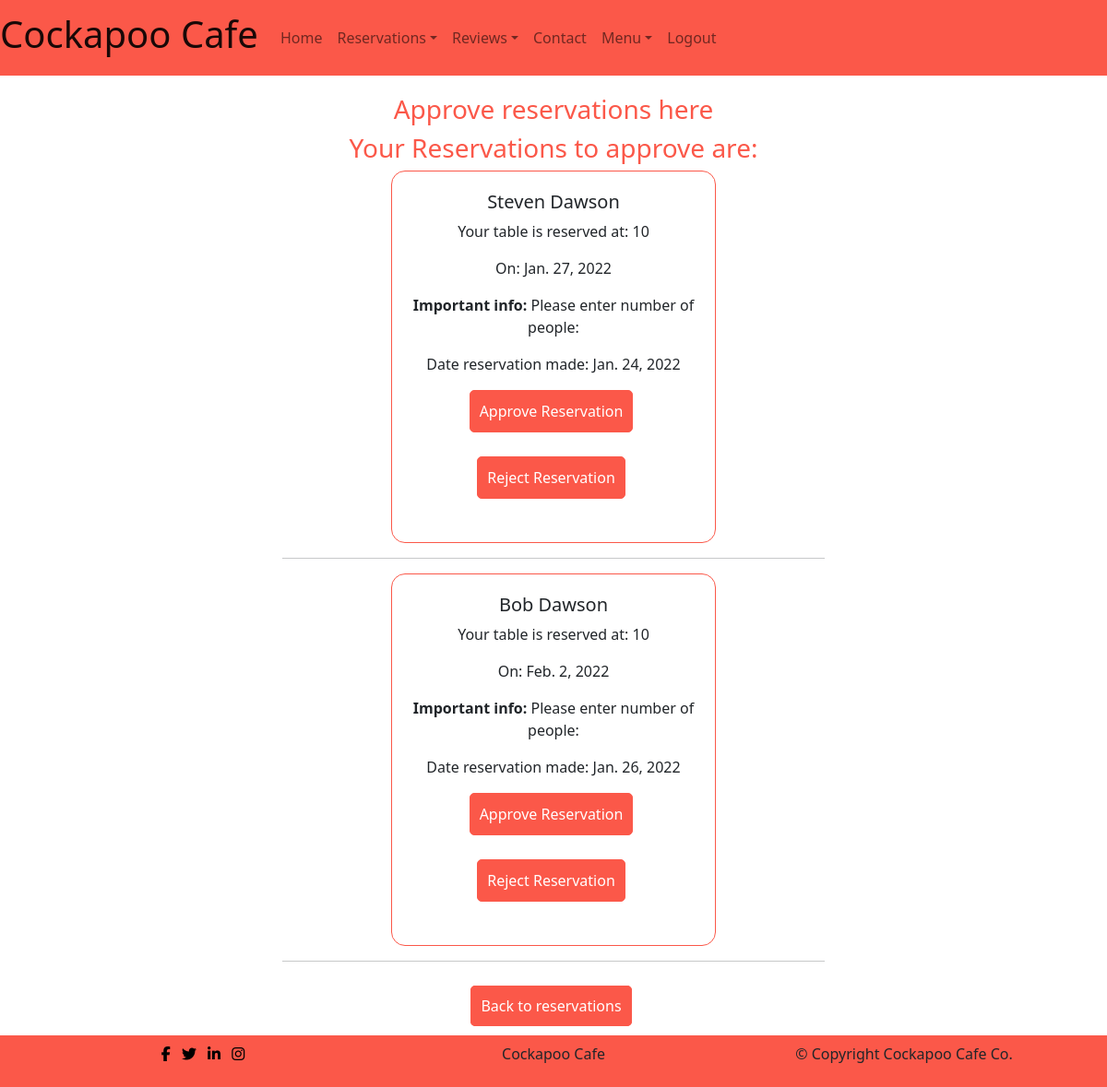
/reservation/approve_reservation/ (signed in), run on an earlier commit of the app's database.
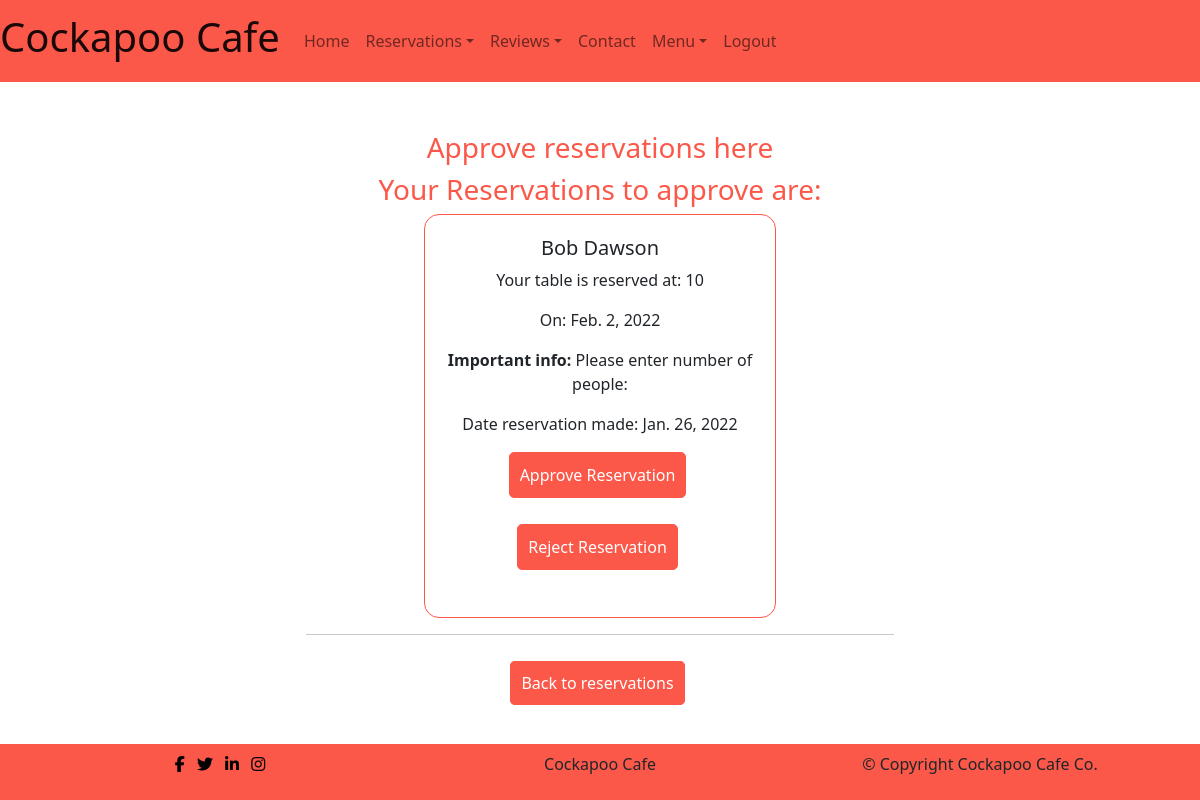
And on a later commit of the database.
### reservation/models.py (models this page shows, shortened)
class Reservation(models.Model):
    first_name = models.CharField(max_length=100, unique=False)
    last_name = models.CharField(max_length=100, unique=False)
    email = models.EmailField(max_length=100, unique=False)
    phone = models.CharField(validators=[Phone_Regex], max_length=60,
                             null=True, blank=True)
    time = models.CharField(max_length=100, choices=Reservation_Choices,
                            default='9')
    datetime = models.DateField(auto_now_add=False, null=True, blank=False)
    information = models.TextField(blank=False,
                                   default='Please enter number of people:')
    sent_date = models.DateField(auto_now_add=True)
    accepted = models.BooleanField(default=False)
    rejected = models.BooleanField(default=False)
    accepted_date = models.DateTimeField(auto_now=True, null=True)
    user = models.ForeignKey(User, blank=True, null=True,
                             on_delete=models.CASCADE)
    class Meta:
        ordering = ["datetime"]

### reservation/views.py (the view)
# urls.py: path('approve_reservation/', views.ReservationApproveListView.as_view(),
class ReservationApproveListView(ListView):
    model = Reservation
    queryset = Reservation.objects.filter(
        Q(accepted=False) & Q(rejected=False))
    template_name = 'reservation/approve-reservation.html'

### reservation/templates/reservation/approve-reservation.html (shortened to what this page needs)
{% extends 'base.html' %}
{% load static %}
{% block content %}
    <div class=" container no-reservation-text">
        <h3>Approve reservations here</h3>
        <h3>Your Reservations to approve are:</h3>
    </div>
    {% if request.user.is_superuser %}
        {% for res in object_list %}
                <div class="row row-cols-1 row-cols-md-2 g-4 justify-content-center made-reservation">
                    <div class="col">
                        <div class="card">
                            <div class="card-body text-center">
                                <h5 class="card-title">{{ res.first_name }} {{ res.last_name }}</h5>
                                <p class="card-text">Your table is reserved at: {{ res.time }}</p>
                                <p class="card-text"> On: {{ res.datetime }}</p>
                                <p class="card-text"><strong>Important info:</strong> {{ res.information }}</p>
                                <p class="card-text">Date reservation made: {{ res.sent_date }}</p>
                                <p class="inline-flex"><a href="{% url 'approved_revservation' res.id %}" class="menu-btn">Approve Reservation</a></p>
                                <p class="inline-flex"><a href="{% url 'reject_revservation' res.id %}" class="menu-btn">Reject Reservation</a></p>
                            </div>
                        </div>
                        <hr>
                    </div>
                </div>
        {% endfor %}
    {% endif %}
    <p id="make-reservation-btn"><a class="menu-btn" href="{% url 'reservation' %}">Back to reservations</a></p>
{% endblock %}

What changed in the data, as far as the page shows it:
removed Reservation: first_name "Steven", last_name "Dawson", time "10", datetime "Jan. 27, 2022", information "Please enter number of people:", sent_date "Jan. 24, 2022"
